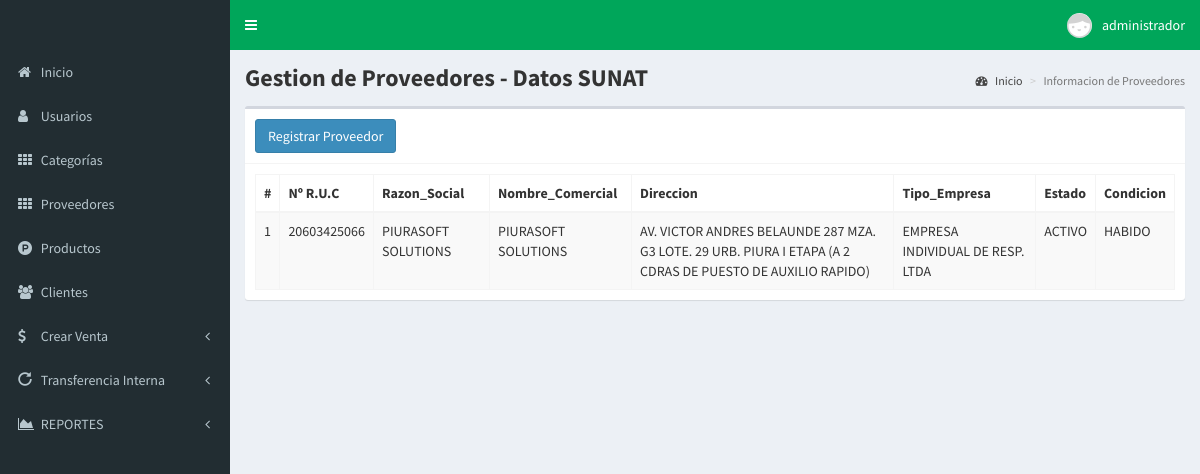
The page /proveedores (signed in) on the database its author committed.
### tables this page shows
CREATE TABLE `proveedor` (
  `id` int(11) NOT NULL,
  `ruc_proveedor` char(11) NOT NULL,
  `razon_social` text NOT NULL,
  `nombre_comercial` text DEFAULT NULL,
  `direccion_fiscal` text NOT NULL,
  `tipo_empresa` text DEFAULT NULL,
  `estado_empresa` text NOT NULL,
  `condicion_empresa` text NOT NULL
);

### controladores/plantilla.controlador.php (called while the page is built)
<?php
class ControladorPlantilla
{
  static public function ctrPlantilla()
  {
    include "vistas/plantilla.php";
  }
}

### index.php (called while the page is built, shortened)
<?php
require_once "controladores/plantilla.controlador.php";
require_once "controladores/usuarios.controlador.php";
require_once "controladores/proveedores.controlador.php";
require_once "controladores/transferencias.controlador.php";
require_once "controladores/proveedores.controlador.php";
require_once "modelos/proveedores.modelo.php";
require_once "modelos/proveedores.modelo.php";
$plantilla = new ControladorPlantilla();
$plantilla->ctrPlantilla();

### controladores/proveedores.controlador.php (called while the page is built, shortened)
<?php
class ControladorProveedor{
  static public function ctrMostrarProveedor($item, $valor){
    $tabla = "proveedor";
    $respuesta = ModeloProveedor::mdlMostrarProveedor($tabla, $item, $valor);
    return $respuesta;
  }
}

### modelos/conexion.php (called while the page is built)
<?php
class Conexion
{
  static public function conectar()
  {
    try {
      $link = new PDO(
        "mysql:host=localhost;dbname=pos_venta",
        "root",
        "");
      $link->exec("set names utf8");
      return $link;
    } catch (PDOException $e) {
      echo '<br>
				<div class="alert alert-danger">Error en Conexion a Base de Datos. Consultar con el Admin del Sistema</div>';
      die();
    }
  }
}

### modelos/proveedores.modelo.php (called while the page is built, shortened)
<?php
require_once "conexion.php";
class ModeloProveedor{
  static public function  mdlMostrarProveedor($tabla, $item, $valor){
    if($item != null){
      $stmt = Conexion::conectar()->prepare("SELECT * FROM $tabla WHERE $item = :$item");
      $stmt -> bindParam(":".$item, $valor, PDO::PARAM_STR);
      $stmt -> execute();
      return $stmt -> fetch();
    }else{
      $stmt = Conexion::conectar()->prepare("SELECT * FROM $tabla");
      $stmt -> execute();
      return $stmt -> fetchAll();
    }
  }
}

### vistas/modulos/proveedores.php (the view, shortened to what this page needs)
<div class="content-wrapper">
  <section class="content-header">
        <h1>
       <strong>Gestion de Proveedores - Datos SUNAT</strong>
    </h1>
    <ol class="breadcrumb">
            <li><a href="inicio"><i class="fa fa-dashboard"></i> Inicio</a></li>
            <li class="active">Informacion de Proveedores</li>
        </ol>
  </section>
  <section class="content">
    <div class="box">
      <div class="box-header with-border">
<button class="btn btn-primary" data-toggle="modal" data-target="#modalProveedor">Registrar Proveedor</button>
      </div>
    <div class="box-body">
       <table class="table table-bordered table-striped dt-responsive tablas" width="100%">
        <thead>
         <tr>
           <th style="width:10px">#</th>
           <th>Nº R.U.C</th>
           <th>Razon_Social</th>
           <th>Nombre_Comercial</th>
           <th>Direccion</th>
           <th>Tipo_Empresa</th>
           <th>Estado</th>
           <th>Condicion</th>
         </tr>
        </thead>
        <tbody>
        <?php
          $item = null;
          $valor = null;
          $proveedor = ControladorProveedor::ctrMostrarProveedor($item, $valor);
          foreach ($proveedor as $key => $value) {
            echo ' <tr>
                     <td>'.($key+1).'</td>
                      <td>'.$value["ruc_proveedor"].'</td>
                      <td>'.$value["razon_social"].'</td>
                      <td>'.$value["nombre_comercial"].'</td>
                      <td>'.$value["direccion_fiscal"].'</td>
                      <td>'.$value["tipo_empresa"].'</td>
                      <td>'.$value["estado_empresa"].'</td>
                      <td>'.$value["condicion_empresa"].'</td>
                  </tr>';
          }
        ?>
        </tbody>
       </table>
      </div>
    </div>
  </section>
</div>

### rows shown on the page
proveedor: ruc_proveedor "20603425066", razon_social "PIURASOFT SOLUTIONS", nombre_comercial "PIURASOFT SOLUTIONS", direccion_fiscal "AV. VICTOR ANDRES BELAUNDE 287 MZA. G3 LOTE. 29 URB. PIURA I ETAPA (A 2 CDRAS DE PUESTO DE AUXILIO RAPIDO)", tipo_empresa "EMPRESA INDIVIDUAL DE RESP. LTDA", estado_empresa "ACTIVO", condicion_empresa "HABIDO"

### other values the page prints
$_SESSION["nombre"] "administrador"
